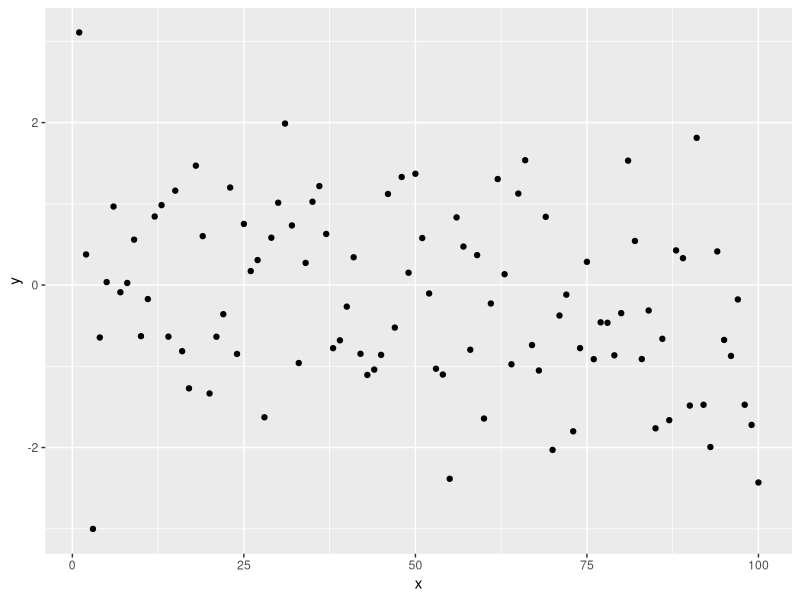

The R source for this figure:
#--------------------------------------------------------------
#- Filename: sample
#- Author: luke
#- Date: 4/29
#- Description: sample project
#--------------------------------------------------------------

#- [0] dependencies --------------------------------------------------------------------------------
library("tidyverse")

#- [1] stuff --------------------------------------------------------------------------------
1:100 %>% 
  tibble(x = .) %>% 
  cbind(y = rnorm(100)) %>% 
  ggplot(aes(x, y)) +
  geom_point()
  
x <- 1000
